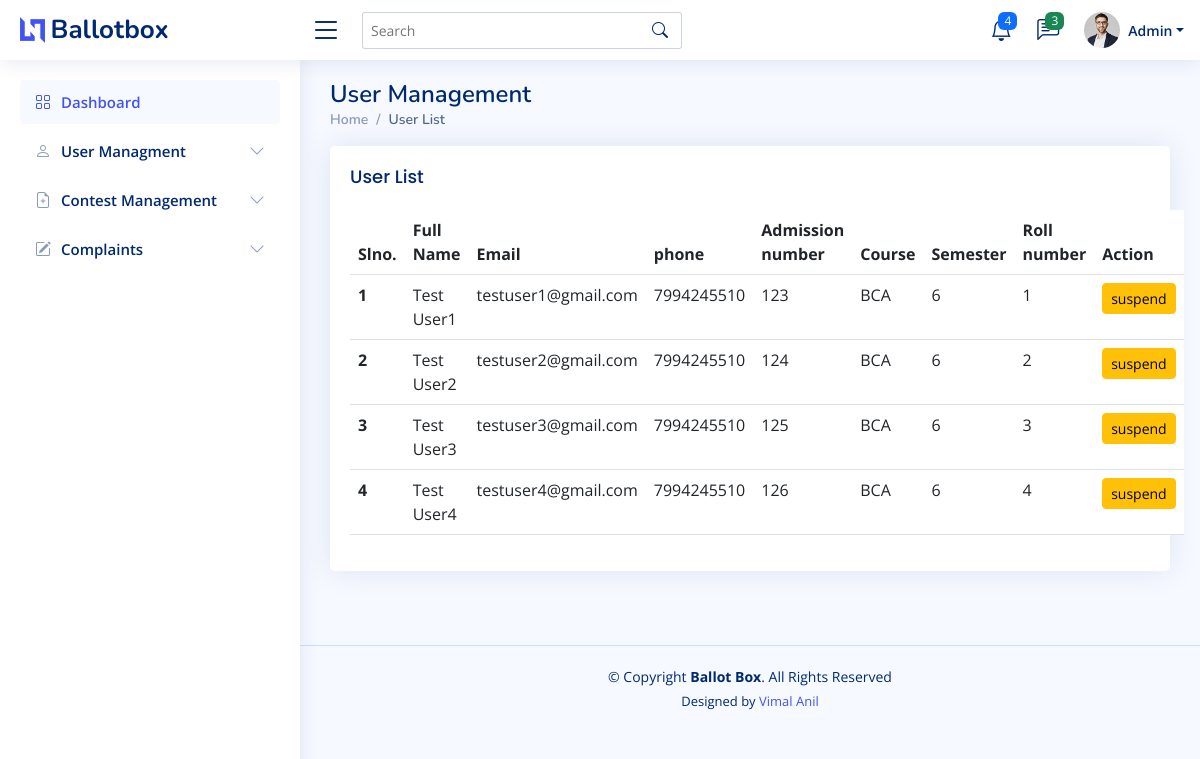
/Admin/userlist.php, run on the app's committed database.
### tables this page shows
CREATE TABLE `registration` (
  `full_name` varchar(50) NOT NULL,
  `email` varchar(50) NOT NULL,
  `phn` varchar(30) NOT NULL,
  `admno` int(20) NOT NULL,
  `course` varchar(10) NOT NULL,
  `sem` int(20) NOT NULL,
  `roll_no` int(50) NOT NULL,
  `img` varchar(100) NOT NULL DEFAULT 'default.png'
);

### Admin/connect.php (called while the page is built, shortened)
<?php
$dbname="onlinevoting";
$conn=mysqli_connect("localhost","root","",$dbname);
function select_data($sql)
{
  global $conn;
  $res = mysqli_query($conn, $sql);
  if ($res)
    return $res;
  else
    return False;
}
?>

### Admin/userlist.php (the view, shortened to what this page needs)
<?php
require('header.php');
?>
  <main id="main" class="main">
    <div class="pagetitle">
      <h1>User Management</h1>
      <nav>
        <ol class="breadcrumb">
          <li class="breadcrumb-item"><a href="index.html">Home</a></li>
          <li class="breadcrumb-item active">User List</li>
        </ol>
      </nav>
    </div>
    <section class="section dashboard">
      <div class="row">
      <section class="section">
      <div class="row">
        <div class="col-lg-12">
        <div class="card">
          <div class="card-body">
            <h5 class="card-title">
           User List
            </h5>
              <table class="table datatable">
                <thead>
                  <tr>
                    <th scope="col">Slno.</th>
                    <th scope="col">Full Name</th>
                    <th scope="col">Email</th>
                    <th scope="col">phone</th>
                    <th scope="col">Admission number</th>
                    <th scope="col">Course</th>
                    <th scope="col">Semester</th>
                    <th scope="col">Roll number</th>
                    <th scope="col">Action</th>
                  </tr>
                </thead>
                <tbody>
                <?php
               $sql = "SELECT * FROM `registration` WHERE email IN (SELECT email FROM `login` WHERE status = 1)";
                $data=select_data($sql);
                $n=1;
                while ($row = mysqli_fetch_assoc($data)) {
                  ?>
                  <tr>
                 <th scope='row'><?php echo $n++; ?></th>
                 <td><?php echo  $row['full_name'] ?></td>
                 <td> <?php echo $row['email'] ?></td>
                 <td><?php echo $row['phn'] ?></td>
                 <td><?php echo $row['admno']?></td>
                 <td> <?php echo $row['course']  ?></td>
                 <td> <?php echo $row['sem'] ?></td>
                 <td> <?php echo  $row['roll_no'] ?> </td>
                 <td>
                      <div class="btn-group">
                        <a href="php/verifyuser.php?email=<?php echo $row['email']; ?>&s=-1 " class="btn btn-warning btn-sm">suspend</a>
                      </div>
                 </td>
                 </tr>
                  <?php
                  }
                  ?>
                </tbody>
              </table>
            </div>
          </div>
        </div>
      </div>
    </section>
  </main>

### Admin/assets/css/style.css (style rules this page uses)
:root { scroll-behavior: smooth; }
body { font-family: "Open Sans", sans-serif; background: #f6f9ff; color: #444444; }
a { color: #4154f1; text-decoration: none; }
h1, h2, h3, h4, h5, h6 { font-family: "Nunito", sans-serif; }
#main { margin-top: 60px; padding: 20px 30px; transition: all 0.3s; }
.pagetitle { margin-bottom: 10px; }
.pagetitle h1 { font-size: 24px; margin-bottom: 0; font-weight: 600; color: #012970; }
.card { margin-bottom: 30px; border: none; border-radius: 5px; box-shadow: 0px 0 30px rgba(1, 41, 112, 0.1); }
.card-title { padding: 20px 0 15px 0; font-size: 18px; font-weight: 500; color: #012970; font-family: "Poppins", sans-serif; }
.card-body { padding: 0 20px 20px 20px; }
.breadcrumb { font-size: 14px; font-family: "Nunito", sans-serif; color: #899bbd; font-weight: 600; }
.breadcrumb a { color: #899bbd; transition: 0.3s; }
.breadcrumb .breadcrumb-item::before { color: #899bbd; }
.breadcrumb .active { color: #51678f; font-weight: 600; }
@media (min-width: 1200px) { #main, #footer { margin-left: 300px; } }
.footer { padding: 20px 0; font-size: 14px; transition: all 0.3s; border-top: 1px solid #cddfff; }
.footer .copyright { text-align: center; color: #012970; }
.footer .credits { padding-top: 5px; text-align: center; font-size: 13px; color: #012970; }

### data on the page
registration: full_name "Test User1", email "testuser1@gmail.com", phn "7994245510", admno "123", course "BCA", sem "6", roll_no "1"
registration: full_name "Test User2", email "testuser2@gmail.com", phn "7994245510", admno "124", course "BCA", sem "6", roll_no "2"
registration: full_name "Test User3", email "testuser3@gmail.com", phn "7994245510", admno "125", course "BCA", sem "6", roll_no "3"
registration: full_name "Test User4", email "testuser4@gmail.com", phn "7994245510", admno "126", course "BCA", sem "6", roll_no "4"
